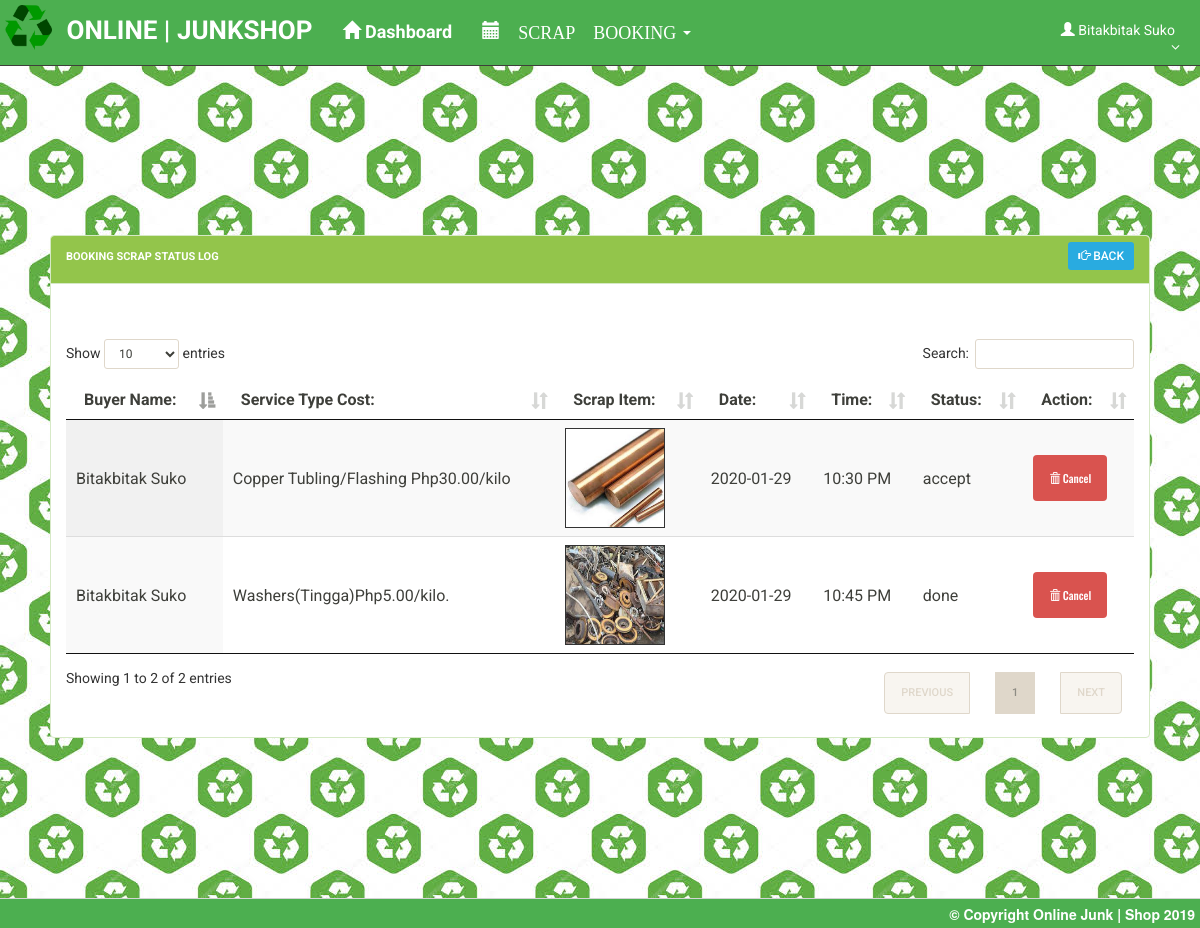
The app's page /junkshop_client/book_history.php (signed in) with its own data.
### tables this page shows
CREATE TABLE `jk` (
  `jk_no` int(11) NOT NULL AUTO_INCREMENT,
  `email` varchar(255) DEFAULT NULL,
  `password` varchar(255) DEFAULT NULL,
  `firstname` varchar(50) DEFAULT NULL,
  `middlename` varchar(50) DEFAULT NULL,
  `lastname` varchar(50) DEFAULT NULL,
  `birthdate` varchar(255) DEFAULT NULL,
  `age` varchar(20) DEFAULT NULL,
  `address` varchar(255) DEFAULT NULL,
  `contact` text,
  PRIMARY KEY (`jk_no`),
  UNIQUE KEY `jk_no` (`jk_no`)
);

CREATE TABLE `booking` (
  `book_id` int(11) NOT NULL AUTO_INCREMENT,
  `jk_no` int(11) NOT NULL,
  `firstname` varchar(255) NOT NULL,
  `lastname` varchar(255) NOT NULL,
  `contact` text NOT NULL,
  `servtype` varchar(255) NOT NULL,
  `image` varchar(100) NOT NULL,
  `tdate` date NOT NULL,
  `dtime` varchar(40) NOT NULL,
  `status` enum('pending','accept','done') NOT NULL,
  PRIMARY KEY (`book_id`)
);

### junkshop_client/book_history.php (the view, shortened to what this page needs)
<?php
$conn = mysqli_connect("localhost", "root", "", "junkshop");
$query = "SELECT * FROM booking WHERE `jk_no`='$_SESSION[jk_no]'";
$sql = mysqli_query($conn, $query);
?>
<html lang = "eng">
  <head>
    <link href="../css/bootstrap.min.css" rel="stylesheet" type="text/css" />
    <link rel = "stylesheet" type = "text/css" href = "../css/bootstrap.css" />
    <link rel = "stylesheet" type = "text/css" href = "../css/jquery.dataTables.css" />
    <link rel = "stylesheet" type = "text/css" href = "../css/customize2.css" />
    <link rel="stylesheet" href="../css6/font-awesome.min.css">
    <link rel="stylesheet" href="../css6/bootstrap.min.css">
    <link rel="stylesheet" href="../css6/dataTables.bootstrap.min.css">
    <link rel="stylesheet" href="../css6/bootstrap-social.css">
    <link rel="stylesheet" href="../css6/bootstrap-select.css">
    <link rel="stylesheet" href="../css6/fileinput.min.css">
    <link rel="stylesheet" href="../css6/awesome-bootstrap-checkbox.css">
    <link rel="stylesheet" href="../css6/style1.css">
   <link rel="stylesheet" href="../css/footer.css">
    </head>
 </head>
<body background="../images/recycle.jpg">
<?php include('includes/header.php');?>
  <div class="ts-main-content">
  <div class="content-wrapper">
  <div class="container-fluid">
  <div class="row">
    <br />
    <br />
    <br /><br />
    <br />
    <br /><br />
    <br />
    <div class = "panel panel-success">
      <div class = "panel-heading">
        <label>BOOKING SCRAP STATUS LOG</Label>
        <a style = "float:right; margin-top:-4px;" href = "booking.php" class = "btn-sm btn-info"><span class = "glyphicon glyphicon-hand-right"></span> BACK</a>
      </div>
      <div class = "panel-body">
        <br />
        <br />
         <?php
            $conn = new mysqli('localhost','root','','junkshop') or die(mysqli_error());
            $query = $conn->query("SELECT * FROM `jk` WHERE `jk_no`='$_SESSION[jk_no]'") or die(mysqli_error());
            while($fetch = $query->fetch_array()){
          ?>
          <div class="table-responsive">
          <table id = "table" class = "display" width = "100%" cellspacing = "0">
          <thead>
            <tr>
                <th>Buyer Name:</th>
             <th>Service Type Cost:</th>
              <th>Scrap Item:</th>
              <th>Date:</th>
              <th>Time:</th>
              <th>Status:</th>
              <th>Action:</th>
            </tr>
          </thead>
          <tbody>
         <?php
                 while($row= mysqli_fetch_array($sql))
                 {
                 ?>
                 <tr>
                  <td><?php echo $fetch['firstname']." ".$fetch['lastname'] ?></td>
                    <td><?php echo $row["servtype"]; ?></td>
                    <td><img src="../uploads/<?php echo $row["image"]; ?>" width="100px" height="100px" style="border:1px solid #333333;"></td>
                    <td><?php echo $row["tdate"]; ?></td>
                    <td><?php echo $row["dtime"]; ?></td>
           <td><?php echo $row["status"];?></td>
             <td><a class="btn btn-danger" onclick="confirmationDelete(this);return false;" href="delete_book.php?id=<?php echo $row['book_id']?>">
             <span class="glyphicon glyphicon-trash "></span> Cancel</a></td>
        </tr>
          <?php
            }
          }
          ?>
          </tbody>
          </table>
        </div>
      </div>
    </div>
</div>
</div>
</div>
</div>
<br /><br /><br /><br />
<br /><br />
  <div id = "footer">
    <label class = "footer-title">&copy; Copyright Online Junk | Shop 2019</label>
  </div>
 </body>
 </html>

### junkshop_client/includes/header.php (shortened to what this page needs)
<div class="brand clearfix">
 <div class = "navbar navbar-default navbar-fixed-top" style="background-color: #4CAF50;">
 <img src = "../images/ico1.png" style = "float:left;margin-top: 5px; margin-left:5px;" height = "45px" />
    <label class = "navbar-brand" style="font-size: 26px;">ONLINE | JUNKSHOP
    </label>
    <a href = "home.php"><label class = "navbar-brand"><i class = "glyphicon glyphicon-home"></i> Dashboard</label></a>
        <ul class = "nav navbar-left">
        <label class = "navbar-brand"><li class = "dropdown">
          <a class = "user dropdown-toggle" data-toggle = "dropdown" href = "#">
          <i class = "glyphicon glyphicon-calendar"> Scrap Booking </i>
            <b class = "caret"></b>
          </a>
        </li>
        </label>
      </ul>
		 <?php
        $conn = new mysqli("localhost", "root", "", "junkshop") or die(mysqli_error());
        $q = $conn->query("SELECT * FROM `jk` WHERE `jk_no` = '$_SESSION[jk_no]'") or die(mysqli_error());
        $f = $q->fetch_array();
      ?>
     	<ul class="ts-profile-nav">
		<li class="ts-account">
           <a href="#">&nbsp;&nbsp;&nbsp;&nbsp;&nbsp;&nbsp;<span class = "glyphicon glyphicon-user"></span>
            <?php
              echo $f['firstname']." ".$f['lastname'];
            ?><i class="fa fa-angle-down hidden-side"></i></a>
			</li>
		</ul>
	</div>
	</div>

### css/customize2.css (style rules this page uses)
html, body { height:100%; }
#footer { height:30px; width:100%; background-repeat: no-repeat; filter: none; border: 1px solid #D5D5D5; position: fixed; right: 0; left: 0; z-index: -1030; bottom:0; border-width: 1px 0 0; }
.user { color:#fff; margin-top:10px; margin-right:20px; }
.footer-title { margin-top:5px; margin-right:5px; float:right; font-family:Helvetica Neue; }

### css6/style1.css (style rules this page uses)
html { font-size: 14px; }
@media only screen and (min-width: 480px) { html { font-size: 17px; } }
@media only screen and (min-width: 768px) { html { font-size: 14px; } }
body { font-size: 1em; }
a { color: #37a6c4; }
.btn { font-family: 'Oswald', sans-serif; }
.panel { overflow: hidden; }
ul, li { margin: 0; padding: 0; list-style: none; }
.btn { text-transform: none; }
.brand { background: #4CAF50; position: relative; z-index: 3; position: fixed; width: 100%; top: 0; }
.brand .ts-profile-nav { float: right; display: none; }
.brand .ts-profile-nav li { float: left; position: relative; }
.brand .ts-profile-nav li a { display: block; padding: 20px; color: #fff; }
.brand .ts-profile-nav .ts-account .fa-angle-down { float: right; }
.brand .ts-profile-nav .ts-account > a { width: 180px; background: #4CAF50; }
@media only screen and (min-width: 992px) { .brand .ts-profile-nav { display: block; } }
.ts-main-content .content-wrapper { padding-top: 15px; margin-top: 60px; }
@media only screen and (min-width: 992px) { .ts-main-content .content-wrapper { margin-left: 50px; margin-right: 50px; } }

### css/footer.css (style rules this page uses)
#footer { height:30px; width:100%; background-color: #4CAF50; background-repeat: no-repeat; filter: none; border: 1px solid #D5D5D5; position: relative; right: 0; left: 0; z-index: -1030; top:20px; border-width: 1px 0 0; }
.footer-title { margin-top:5px; color: #ffffff; margin-right:5px; float:right; font-family:Helvetica Neue; }

### records on screen
jk: firstname "Bitakbitak", lastname "Suko"
booking: servtype "Copper Tubling/Flashing Php30.00/kilo", image (picture), tdate "2020-01-29", dtime "10:30 PM", status "accept"
booking: servtype "Washers(Tingga)Php5.00/kilo.", image (picture), tdate "2020-01-29", dtime "10:45 PM", status "done"
